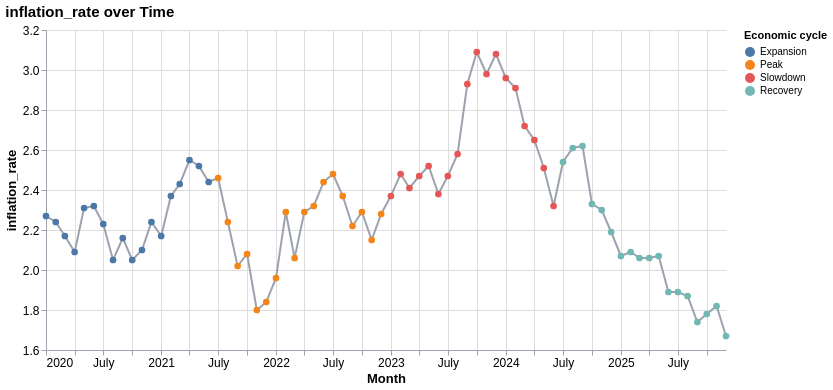

Notebook code cell kept with this figure:
### Code cell
time_series('inflation_rate')

### Figure 1 — Vega-Lite specification as saved in the notebook (floating-point values rounded to 4 significant figures)
{"config": {"view": {"continuousWidth": 300, "continuousHeight": 300, "strokeWidth": 0}, "axis": {"domainColor": "#9ca3af", "labelColor": "#000", "labelFontSize": 12, "labelLimit": 160, "tickColor": "#9ca3af", "titleColor": "#000", "titleFontSize": 13}}, "layer": [{"mark": {"type": "line", "color": "#9ca3af"}, "encoding": {"x": {"field": "economic_date", "title": "Month", "type": "temporal"}, "y": {"field": "inflation_rate", "scale": {"zero": false}, "title": "inflation_rate", "type": "quantitative"}}}, {"mark": {"type": "circle", "opacity": 1, "size": 45}, "encoding": {"color": {"field": "economic_cycle", "sort": ["Expansion", "Peak", "Slowdown", "Recovery"], "title": "Economic cycle", "type": "nominal"}, "tooltip": [{"field": "economic_date", "format": "%b %Y", "type": "temporal"}, {"field": "economic_cycle", "type": "nominal"}, {"field": "inflation_rate", "type": "quantitative"}], "x": {"field": "economic_date", "title": "Month", "type": "temporal"}, "y": {"field": "inflation_rate", "scale": {"zero": false}, "title": "inflation_rate", "type": "quantitative"}}}], "data": {"name": "data-34d5e5e0914873e6a47d8b13f704003c"}, "height": 320, "title": {"text": "inflation_rate over Time", "anchor": "start", "fontSize": 15}, "width": 680, "$schema": "https://vega.github.io/schema/vega-lite/v5.20.1.json", "datasets": {"data-34d5e5e0914873e6a47d8b13f704003c": [{"economic_date": "2020-01-01T00:00:00", "economic_cycle": "Expansion", "inflation_rate": 2.27}, {"economic_date": "2020-02-01T00:00:00", "economic_cycle": "Expansion", "inflation_rate": 2.24}, {"economic_date": "2020-03-01T00:00:00", "economic_cycle": "Expansion", "inflation_rate": 2.17}, {"economic_date": "2020-04-01T00:00:00", "economic_cycle": "Expansion", "inflation_rate": 2.09}, {"economic_date": "2020-05-01T00:00:00", "economic_cycle": "Expansion", "inflation_rate": 2.31}, {"economic_date": "2020-06-01T00:00:00", "economic_cycle": "Expansion", "inflation_rate": 2.32}, {"economic_date": "2020-07-01T00:00:00", "economic_cycle": "Expansion", "inflation_rate": 2.23}, {"economic_date": "2020-08-01T00:00:00", "economic_cycle": "Expansion", "inflation_rate": 2.05}, {"economic_date": "2020-09-01T00:00:00", "economic_cycle": "Expansion", "inflation_rate": 2.16}, {"economic_date": "2020-10-01T00:00:00", "economic_cycle": "Expansion", "inflation_rate": 2.05}, {"economic_date": "2020-11-01T00:00:00", "economic_cycle": "Expansion", "inflation_rate": 2.1}, {"economic_date": "2020-12-01T00:00:00", "economic_cycle": "Expansion", "inflation_rate": 2.24}, {"economic_date": "2021-01-01T00:00:00", "economic_cycle": "Expansion", "inflation_rate": 2.17}, {"economic_date": "2021-02-01T00:00:00", "economic_cycle": "Expansion", "inflation_rate": 2.37}, {"economic_date": "2021-03-01T00:00:00", "economic_cycle": "Expansion", "inflation_rate": 2.43}, {"economic_date": "2021-04-01T00:00:00", "economic_cycle": "Expansion", "inflation_rate": 2.55}, {"economic_date": "2021-05-01T00:00:00", "economic_cycle": "Expansion", "inflation_rate": 2.52}, {"economic_date": "2021-06-01T00:00:00", "economic_cycle": "Expansion", "inflation_rate": 2.44}, {"economic_date": "2021-07-01T00:00:00", "economic_cycle": "Peak", "inflation_rate": 2.46}, {"economic_date": "2021-08-01T00:00:00", "economic_cycle": "Peak", "inflation_rate": 2.24}, {"economic_date": "2021-09-01T00:00:00", "economic_cycle": "Peak", "inflation_rate": 2.02}, {"economic_date": "2021-10-01T00:00:00", "economic_cycle": "Peak", "inflation_rate": 2.08}, {"economic_date": "2021-11-01T00:00:00", "economic_cycle": "Peak", "inflation_rate": 1.8}, {"economic_date": "2021-12-01T00:00:00", "economic_cycle": "Peak", "inflation_rate": 1.84}, {"economic_date": "2022-01-01T00:00:00", "economic_cycle": "Peak", "inflation_rate": 1.96}, {"economic_date": "2022-02-01T00:00:00", "economic_cycle": "Peak", "inflation_rate": 2.29}, {"economic_date": "2022-03-01T00:00:00", "economic_cycle": "Peak", "inflation_rate": 2.06}, {"economic_date": "2022-04-01T00:00:00", "economic_cycle": "Peak", "inflation_rate": 2.29}, {"economic_date": "2022-05-01T00:00:00", "economic_cycle": "Peak", "inflation_rate": 2.32}, {"economic_date": "2022-06-01T00:00:00", "economic_cycle": "Peak", "inflation_rate": 2.44}, {"economic_date": "2022-07-01T00:00:00", "economic_cycle": "Peak", "inflation_rate": 2.48}, {"economic_date": "2022-08-01T00:00:00", "economic_cycle": "Peak", "inflation_rate": 2.37}, {"economic_date": "2022-09-01T00:00:00", "economic_cycle": "Peak", "inflation_rate": 2.22}, {"economic_date": "2022-10-01T00:00:00", "economic_cycle": "Peak", "inflation_rate": 2.29}, {"economic_date": "2022-11-01T00:00:00", "economic_cycle": "Peak", "inflation_rate": 2.15}, {"economic_date": "2022-12-01T00:00:00", "economic_cycle": "Peak", "inflation_rate": 2.28}, {"economic_date": "2023-01-01T00:00:00", "economic_cycle": "Slowdown", "inflation_rate": 2.37}, {"economic_date": "2023-02-01T00:00:00", "economic_cycle": "Slowdown", "inflation_rate": 2.48}, {"economic_date": "2023-03-01T00:00:00", "economic_cycle": "Slowdown", "inflation_rate": 2.41}, {"economic_date": "2023-04-01T00:00:00", "economic_cycle": "Slowdown", "inflation_rate": 2.47}, {"economic_date": "2023-05-01T00:00:00", "economic_cycle": "Slowdown", "inflation_rate": 2.52}, {"economic_date": "2023-06-01T00:00:00", "economic_cycle": "Slowdown", "inflation_rate": 2.38}, {"economic_date": "2023-07-01T00:00:00", "economic_cycle": "Slowdown", "inflation_rate": 2.47}, {"economic_date": "2023-08-01T00:00:00", "economic_cycle": "Slowdown", "inflation_rate": 2.58}, {"economic_date": "2023-09-01T00:00:00", "economic_cycle": "Slowdown", "inflation_rate": 2.93}, {"economic_date": "2023-10-01T00:00:00", "economic_cycle": "Slowdown", "inflation_rate": 3.09}, {"economic_date": "2023-11-01T00:00:00", "economic_cycle": "Slowdown", "inflation_rate": 2.98}, {"economic_date": "2023-12-01T00:00:00", "economic_cycle": "Slowdown", "inflation_rate": 3.08}, {"economic_date": "2024-01-01T00:00:00", "economic_cycle": "Slowdown", "inflation_rate": 2.96}, {"economic_date": "2024-02-01T00:00:00", "economic_cycle": "Slowdown", "inflation_rate": 2.91}, {"economic_date": "2024-03-01T00:00:00", "economic_cycle": "Slowdown", "inflation_rate": 2.72}, {"economic_date": "2024-04-01T00:00:00", "economic_cycle": "Slowdown", "inflation_rate": 2.65}, {"economic_date": "2024-05-01T00:00:00", "economic_cycle": "Slowdown", "inflation_rate": 2.51}, {"economic_date": "2024-06-01T00:00:00", "economic_cycle": "Slowdown", "inflation_rate": 2.32}, {"economic_date": "2024-07-01T00:00:00", "economic_cycle": "Recovery", "inflation_rate": 2.54}, {"economic_date": "2024-08-01T00:00:00", "economic_cycle": "Recovery", "inflation_rate": 2.61}, {"economic_date": "2024-09-01T00:00:00", "economic_cycle": "Recovery", "inflation_rate": 2.62}, {"economic_date": "2024-10-01T00:00:00", "economic_cycle": "Recovery", "inflation_rate": 2.33}, {"economic_date": "2024-11-01T00:00:00", "economic_cycle": "Recovery", "inflation_rate": 2.3}, {"economic_date": "2024-12-01T00:00:00", "economic_cycle": "Recovery", "inflation_rate": 2.19}, {"economic_date": "2025-01-01T00:00:00", "economic_cycle": "Recovery", "inflation_rate": 2.07}, {"economic_date": "2025-02-01T00:00:00", "economic_cycle": "Recovery", "inflation_rate": 2.09}, {"economic_date": "2025-03-01T00:00:00", "economic_cycle": "Recovery", "inflation_rate": 2.06}, {"economic_date": "2025-04-01T00:00:00", "economic_cycle": "Recovery", "inflation_rate": 2.06}, {"economic_date": "2025-05-01T00:00:00", "economic_cycle": "Recovery", "inflation_rate": 2.07}, {"economic_date": "2025-06-01T00:00:00", "economic_cycle": "Recovery", "inflation_rate": 1.89}, {"economic_date": "2025-07-01T00:00:00", "economic_cycle": "Recovery", "inflation_rate": 1.89}, {"economic_date": "2025-08-01T00:00:00", "economic_cycle": "Recovery", "inflation_rate": 1.87}, {"economic_date": "2025-09-01T00:00:00", "economic_cycle": "Recovery", "inflation_rate": 1.74}, {"economic_date": "2025-10-01T00:00:00", "economic_cycle": "Recovery", "inflation_rate": 1.78}, {"economic_date": "2025-11-01T00:00:00", "economic_cycle": "Recovery", "inflation_rate": 1.82}, {"economic_date": "2025-12-01T00:00:00", "economic_cycle": "Recovery", "inflation_rate": 1.67}]}}
